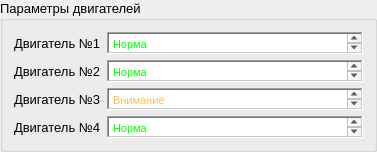
                    <widget class="QGroupBox" name="groupBox_9">
                     <property name="maximumSize">
                      <size>
                       <width>16777215</width>
                       <height>185</height>
                      </size>
                     </property>
                     <property name="font">
                      <font>
                       <pointsize>10</pointsize>
                      </font>
                     </property>
                     <property name="title">
                      <string>Параметры двигателей</string>
                     </property>
                     <layout class="QVBoxLayout" name="verticalLayout">
                      <item>
                       <layout class="QHBoxLayout" name="horizontalLayout_16">
                        <item>
                         <widget class="QLabel" name="label_19">
                          <property name="text">
                           <string>Двигатель №1</string>
                          </property>
                         </widget>
                        </item>
                        <item>
                         <widget class="QTextEdit" name="textEdit_2">
                          <property name="maximumSize">
                           <size>
                            <width>16777215</width>
                            <height>22</height>
                           </size>
                          </property>
                          <property name="frameShape">
                           <enum>QFrame::WinPanel</enum>
                          </property>
                          <property name="frameShadow">
                           <enum>QFrame::Sunken</enum>
                          </property>
                          <property name="html">
                           <string>&lt;!DOCTYPE HTML PUBLIC &quot;-//W3C//DTD HTML 4.0//EN&quot; &quot;http://www.w3.org/TR/REC-html40/strict.dtd&quot;&gt;
&lt;html&gt;&lt;head&gt;&lt;meta name=&quot;qrichtext&quot; content=&quot;1&quot; /&gt;&lt;style type=&quot;text/css&quot;&gt;
p, li { white-space: pre-wrap; }
&lt;/style&gt;&lt;/head&gt;&lt;body style=&quot; font-family:'MS Shell Dlg 2'; font-size:10pt; font-weight:400; font-style:normal;&quot;&gt;
&lt;p style=&quot; margin-top:0px; margin-bottom:0px; margin-left:0px; margin-right:0px; -qt-block-indent:0; text-indent:0px;&quot;&gt;&lt;span style=&quot; font-size:8.25pt; color:#00ff00;&quot;&gt;Норма&lt;/span&gt;&lt;/p&gt;&lt;/body&gt;&lt;/html&gt;</string>
                          </property>
                         </widget>
                        </item>
                       </layout>
                      </item>
                      <item>
                       <layout class="QHBoxLayout" name="horizontalLayout_17">
                        <item>
                         <widget class="QLabel" name="label_20">
                          <property name="text">
                           <string>Двигатель №2</string>
                          </property>
                         </widget>
                        </item>
                        <item>
                         <widget class="QTextEdit" name="textEdit_3">
                          <property name="maximumSize">
                           <size>
                            <width>16777215</width>
                            <height>22</height>
                           </size>
                          </property>
                          <property name="frameShape">
                           <enum>QFrame::WinPanel</enum>
                          </property>
                          <property name="frameShadow">
                           <enum>QFrame::Sunken</enum>
                          </property>
                          <property name="html">
                           <string>&lt;!DOCTYPE HTML PUBLIC &quot;-//W3C//DTD HTML 4.0//EN&quot; &quot;http://www.w3.org/TR/REC-html40/strict.dtd&quot;&gt;
&lt;html&gt;&lt;head&gt;&lt;meta name=&quot;qrichtext&quot; content=&quot;1&quot; /&gt;&lt;style type=&quot;text/css&quot;&gt;
p, li { white-space: pre-wrap; }
&lt;/style&gt;&lt;/head&gt;&lt;body style=&quot; font-family:'MS Shell Dlg 2'; font-size:10pt; font-weight:400; font-style:normal;&quot;&gt;
&lt;p style=&quot; margin-top:0px; margin-bottom:0px; margin-left:0px; margin-right:0px; -qt-block-indent:0; text-indent:0px;&quot;&gt;&lt;span style=&quot; font-size:8.25pt; color:#00ff00;&quot;&gt;Норма&lt;/span&gt;&lt;/p&gt;&lt;/body&gt;&lt;/html&gt;</string>
                          </property>
                         </widget>
                        </item>
                       </layout>
                      </item>
                      <item>
                       <layout class="QHBoxLayout" name="horizontalLayout_23">
                        <item>
                         <widget class="QLabel" name="label_21">
                          <property name="text">
                           <string>Двигатель №3</string>
                          </property>
                         </widget>
                        </item>
                        <item>
                         <widget class="QTextEdit" name="textEdit_4">
                          <property name="maximumSize">
                           <size>
                            <width>16777215</width>
                            <height>22</height>
                           </size>
                          </property>
                          <property name="frameShape">
                           <enum>QFrame::WinPanel</enum>
                          </property>
                          <property name="frameShadow">
                           <enum>QFrame::Sunken</enum>
                          </property>
                          <property name="html">
                           <string>&lt;!DOCTYPE HTML PUBLIC &quot;-//W3C//DTD HTML 4.0//EN&quot; &quot;http://www.w3.org/TR/REC-html40/strict.dtd&quot;&gt;
&lt;html&gt;&lt;head&gt;&lt;meta name=&quot;qrichtext&quot; content=&quot;1&quot; /&gt;&lt;style type=&quot;text/css&quot;&gt;
p, li { white-space: pre-wrap; }
&lt;/style&gt;&lt;/head&gt;&lt;body style=&quot; font-family:'MS Shell Dlg 2'; font-size:10pt; font-weight:400; font-style:normal;&quot;&gt;
&lt;p style=&quot; margin-top:0px; margin-bottom:0px; margin-left:0px; margin-right:0px; -qt-block-indent:0; text-indent:0px;&quot;&gt;&lt;span style=&quot; font-size:8.25pt; color:#fdc149;&quot;&gt;Внимание&lt;/span&gt;&lt;/p&gt;&lt;/body&gt;&lt;/html&gt;</string>
                          </property>
                         </widget>
                        </item>
                       </layout>
                      </item>
                      <item>
                       <layout class="QHBoxLayout" name="horizontalLayout_24">
                        <item>
                         <widget class="QLabel" name="label_22">
                          <property name="text">
                           <string>Двигатель №4</string>
                          </property>
                         </widget>
                        </item>
                        <item>
                         <widget class="QTextEdit" name="textEdit_5">
                          <property name="maximumSize">
                           <size>
                            <width>16777215</width>
                            <height>22</height>
                           </size>
                          </property>
                          <property name="frameShape">
                           <enum>QFrame::WinPanel</enum>
                          </property>
                          <property name="frameShadow">
                           <enum>QFrame::Sunken</enum>
                          </property>
                          <property name="html">
                           <string>&lt;!DOCTYPE HTML PUBLIC &quot;-//W3C//DTD HTML 4.0//EN&quot; &quot;http://www.w3.org/TR/REC-html40/strict.dtd&quot;&gt;
&lt;html&gt;&lt;head&gt;&lt;meta name=&quot;qrichtext&quot; content=&quot;1&quot; /&gt;&lt;style type=&quot;text/css&quot;&gt;
p, li { white-space: pre-wrap; }
&lt;/style&gt;&lt;/head&gt;&lt;body style=&quot; font-family:'MS Shell Dlg 2'; font-size:10pt; font-weight:400; font-style:normal;&quot;&gt;
&lt;p style=&quot; margin-top:0px; margin-bottom:0px; margin-left:0px; margin-right:0px; -qt-block-indent:0; text-indent:0px;&quot;&gt;&lt;span style=&quot; font-size:8.25pt; color:#00ff00;&quot;&gt;Норма&lt;/span&gt;&lt;/p&gt;&lt;/body&gt;&lt;/html&gt;</string>
                          </property>
                         </widget>
                        </item>
                       </layout>
                      </item>
                     </layout>
                    </widget>
